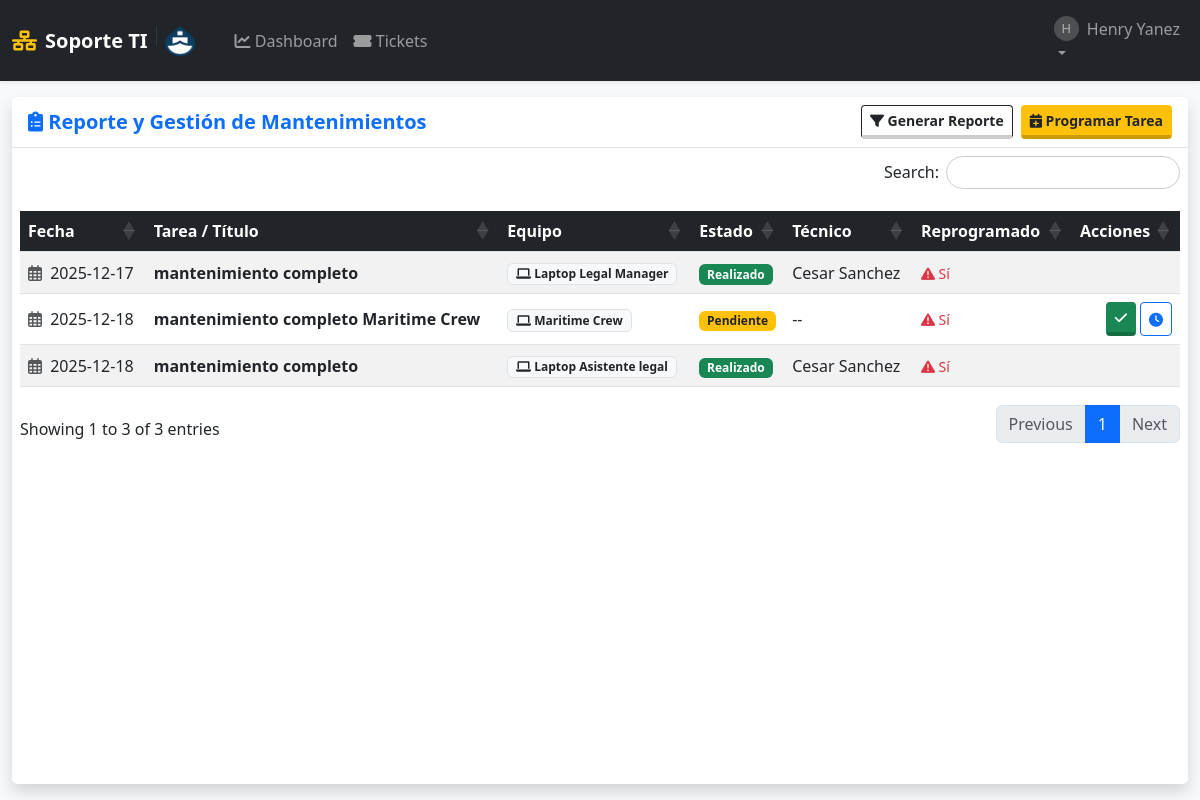
The page /mantenimientos (signed in) on the database as committed earlier.
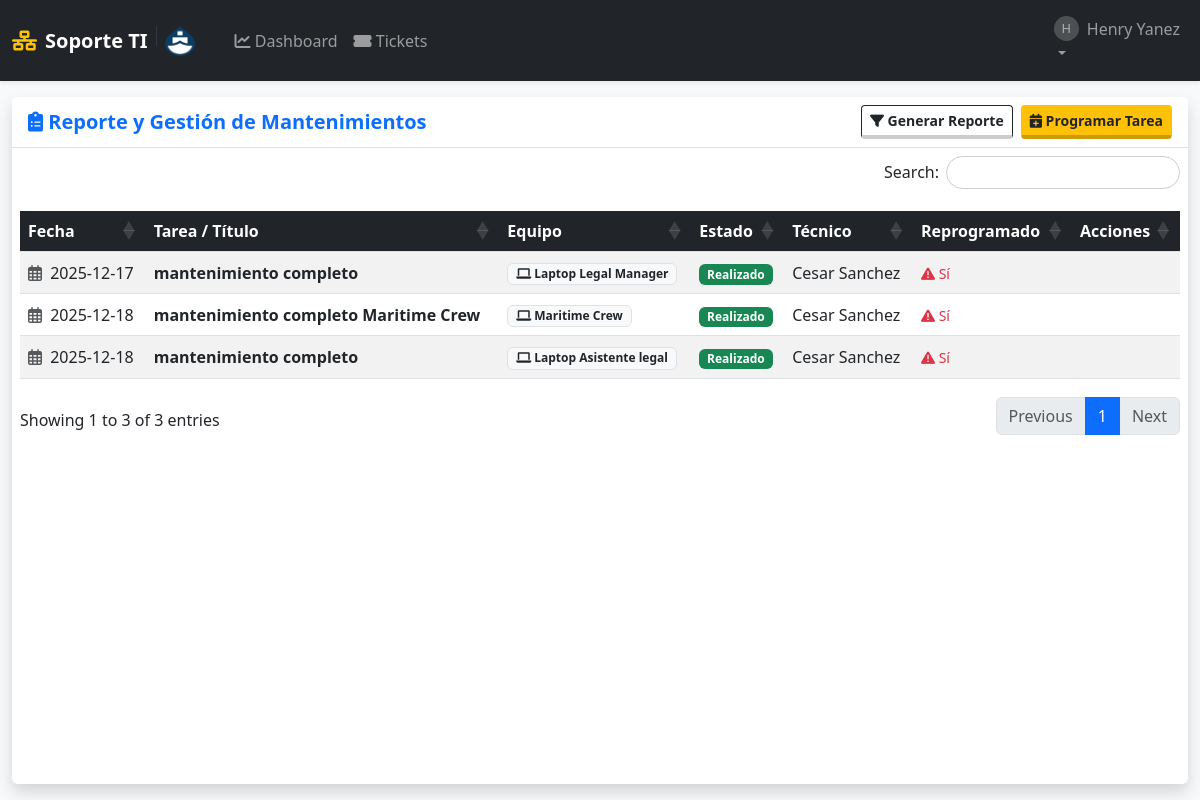
The same page on the database as committed later.
### tables this page shows
CREATE TABLE mantenimientos (
            id INTEGER PRIMARY KEY AUTOINCREMENT,
            equipo_id INTEGER NOT NULL,
            titulo TEXT NOT NULL,
            fecha_programada DATE NOT NULL,
            estado TEXT DEFAULT 'Pendiente',
            tecnico_asignado_id INTEGER, motivo_reprogramacion TEXT,
            FOREIGN KEY (equipo_id) REFERENCES equipos (id) ON DELETE CASCADE,
            FOREIGN KEY (tecnico_asignado_id) REFERENCES usuarios (id) ON DELETE SET NULL
        );

CREATE TABLE equipos (
            id INTEGER PRIMARY KEY AUTOINCREMENT,
            nombre_equipo TEXT UNIQUE NOT NULL,
            tipo TEXT,
            marca_modelo TEXT,
            numero_serie TEXT UNIQUE,
            fecha_adquisicion DATE,
            usuario_asignado_id INTEGER,
            notas TEXT, procesador TEXT, memoria_ram TEXT, tipo_ram TEXT, disco_duro TEXT, tipo_disco TEXT, fecha_compra DATE, color TEXT,
            FOREIGN KEY (usuario_asignado_id) REFERENCES usuarios (id) ON DELETE SET NULL
        );

CREATE TABLE usuarios (
            id INTEGER PRIMARY KEY AUTOINCREMENT,
            username TEXT UNIQUE NOT NULL,
            email TEXT UNIQUE,
            password_hash TEXT NOT NULL,
            role TEXT NOT NULL DEFAULT 'user' CHECK(role IN ('admin', 'user', 'tecnico')),
            departamento TEXT,
            fecha_creacion TIMESTAMP DEFAULT CURRENT_TIMESTAMP
        );

### app.py (the view)
@app.route('/mantenimientos')
@login_required
def lista_mantenimientos():
    db = get_db()
    f_inicio = request.args.get('fecha_inicio')
    f_fin = request.args.get('fecha_fin')
    f_estado = request.args.get('estado')
    f_equipo = request.args.get('equipo_id')
    query = """
        SELECT m.*, e.nombre_equipo, u.username as tecnico
        FROM mantenimientos m
        JOIN equipos e ON m.equipo_id = e.id
        LEFT JOIN usuarios u ON m.tecnico_asignado_id = u.id
        WHERE 1=1
    """
    params = []
    if f_inicio and f_fin:
        query += " AND m.fecha_programada BETWEEN ? AND ?"
        params.extend([f_inicio, f_fin])
    if f_estado and f_estado != 'Todos':
        query += " AND m.estado = ?"
        params.append(f_estado)
    if f_equipo and f_equipo != 'Todos':
        query += " AND m.equipo_id = ?"
        params.append(f_equipo)
    query += " ORDER BY m.fecha_programada ASC"
    mantenimientos = db.execute(query, params).fetchall()
    equipos = db.execute("SELECT id, nombre_equipo FROM equipos ORDER BY nombre_equipo").fetchall()
    return render_template('mantenimientos.html', mantenimientos=mantenimientos, equipos=equipos)

### app.py (called while the page is built)
def get_db():
    if 'db' not in g:
        g.db = sqlite3.connect(app.config['DB_FILE'])
        g.db.row_factory = sqlite3.Row
        g.db.execute("PRAGMA foreign_keys = ON")
    return g.db

def login_required(f):
    @wraps(f)
    def decorated_function(*args, **kwargs):
        if 'user_id' not in session:
            flash('Por favor, inicia sesión.', 'warning')
            return redirect(url_for('login'))
        return f(*args, **kwargs)
    return decorated_function

### templates/mantenimientos.html (shortened to what this page needs)
{% extends "layout.html" %}
{% block content %}
<div class="card shadow h-100 border-0">
    <div class="card-header bg-white py-2 border-bottom d-flex justify-content-between align-items-center">
        <h5 class="mb-0 text-primary fw-bold"><i class="fas fa-clipboard-list"></i> Reporte y Gestión de Mantenimientos</h5>
        <div class="d-flex gap-2">
            <button class="btn btn-outline-dark btn-sm" type="button" data-bs-toggle="collapse" data-bs-target="#panelFiltros">
                <i class="fas fa-filter"></i> Generar Reporte
            </button>
            <a href="{{ url_for('programar_mantenimiento') }}" class="btn btn-warning btn-sm text-dark">
                <i class="fas fa-calendar-plus"></i> Programar Tarea
            </a>
        </div>
    </div>
    <div class="card-body p-2">
        <table class="table table-striped table-hover tabla-enterprise w-100 align-middle">
            <thead>
                <tr>
                    <th>Fecha</th>
                    <th>Tarea / Título</th>
                    <th>Equipo</th>
                    <th>Estado</th>
                    <th>Técnico</th>
                    <th>Reprogramado</th>
                    <th>Acciones</th>
                </tr>
            </thead>
            <tbody>
                {% for mant in mantenimientos %}
                <tr>
                    <td data-order="{{ mant.fecha_programada }}">
                        <i class="far fa-calendar-alt text-muted me-1"></i>
                        {{ mant.fecha_programada }}
                    </td>
                    <td class="fw-bold">{{ mant.titulo }}</td>
                    <td>
                        <span class="badge bg-light text-dark border">
                            <i class="fas fa-laptop"></i> {{ mant.nombre_equipo }}
                        </span>
                    </td>
                    <td>
                        {% if mant.estado == 'Pendiente' %}
                            <span class="badge bg-warning text-dark">Pendiente</span>
                        {% else %}
                            <span class="badge bg-success">Realizado</span>
                        {% endif %}
                    </td>
                    <td>{{ mant.tecnico or '--' }}</td>
                    <td>
                        {% if mant.motivo_reprogramacion %}
                            <span class="text-danger small" title="{{ mant.motivo_reprogramacion }}">
                                <i class="fas fa-exclamation-triangle"></i> Sí
                            </span>
                        {% else %}
                            <span class="text-muted small">-</span>
                        {% endif %}
                    </td>
                    <td class="text-end">
                        <div class="d-flex gap-1 justify-content-end">
                            {% if mant.estado == 'Pendiente' %}
                                <form action="{{ url_for('completar_mantenimiento', mant_id=mant.id) }}" method="POST">
                                    <button class="btn btn-success btn-sm" title="Marcar Realizado">
                                        <i class="fas fa-check"></i>
                                    </button>
                                </form>
                                <button type="button" class="btn btn-outline-primary btn-sm" data-bs-toggle="modal" data-bs-target="#modalReprogramar{{ mant.id }}" title="Reprogramar">
                                    <i class="fas fa-clock"></i>
                                </button>
                            {% endif %}
                        </div>
                    </td>
                </tr>
                {% endfor %}
            </tbody>
        </table>
    </div>
</div>
{% endblock %}

Rows that differ between the two databases and show on the page:
changed mantenimientos "mantenimiento completo Maritime Crew": username "--" → "Cesar Sanchez"; estado "Pendiente" → "Realizado"
